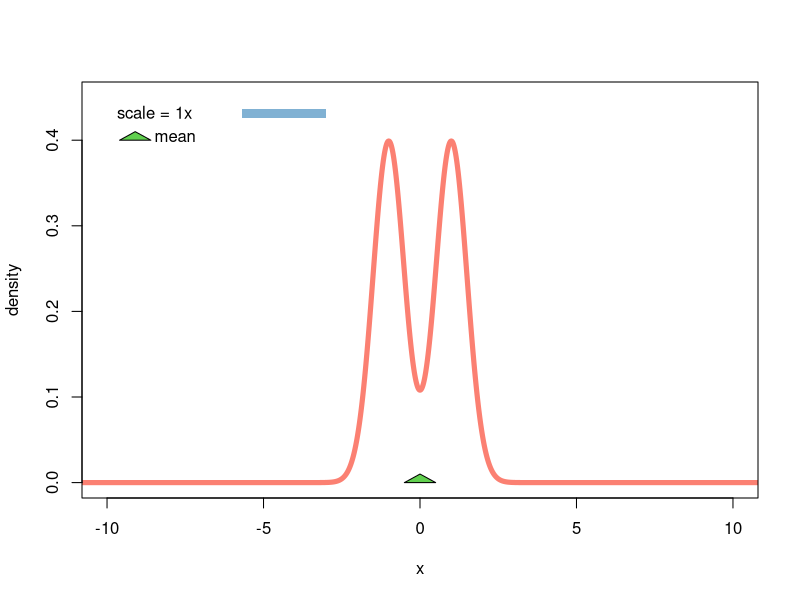
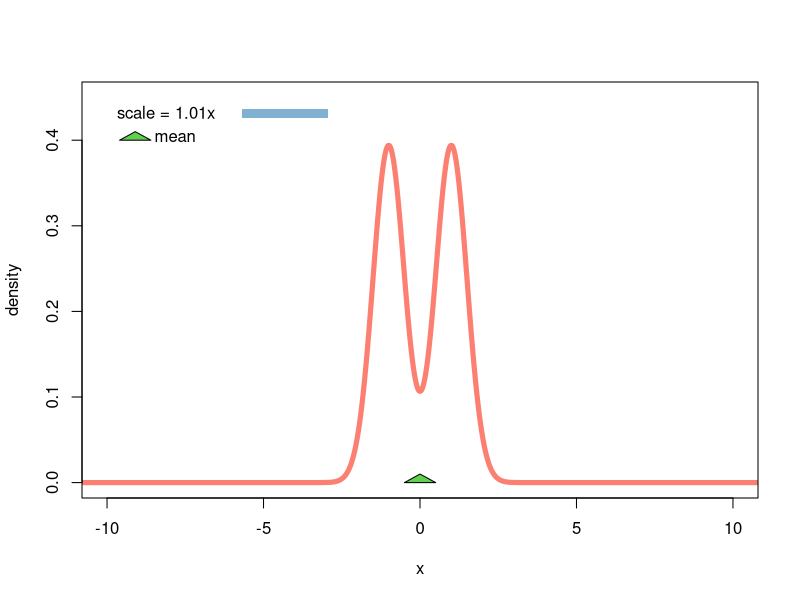
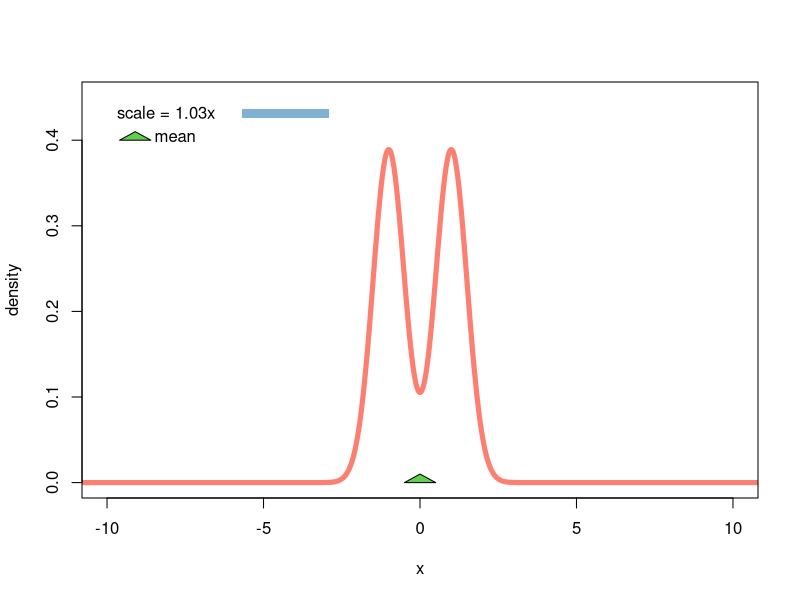
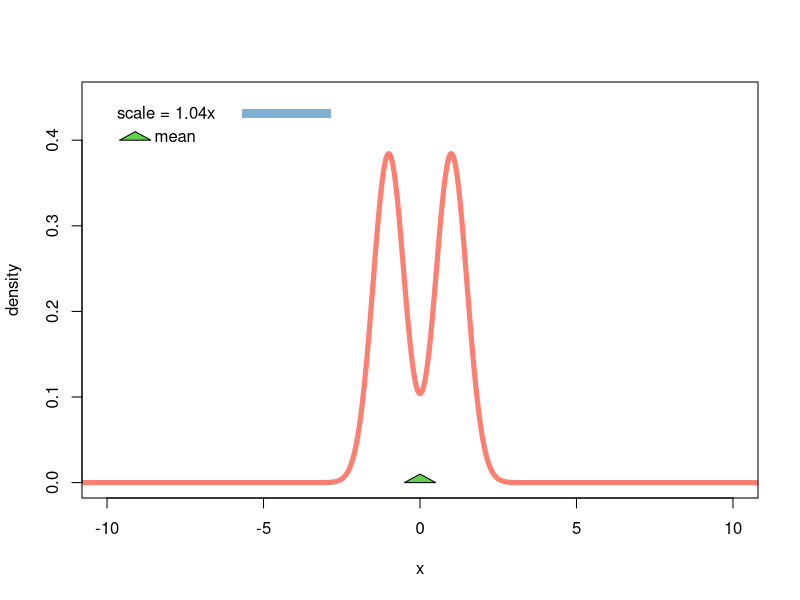
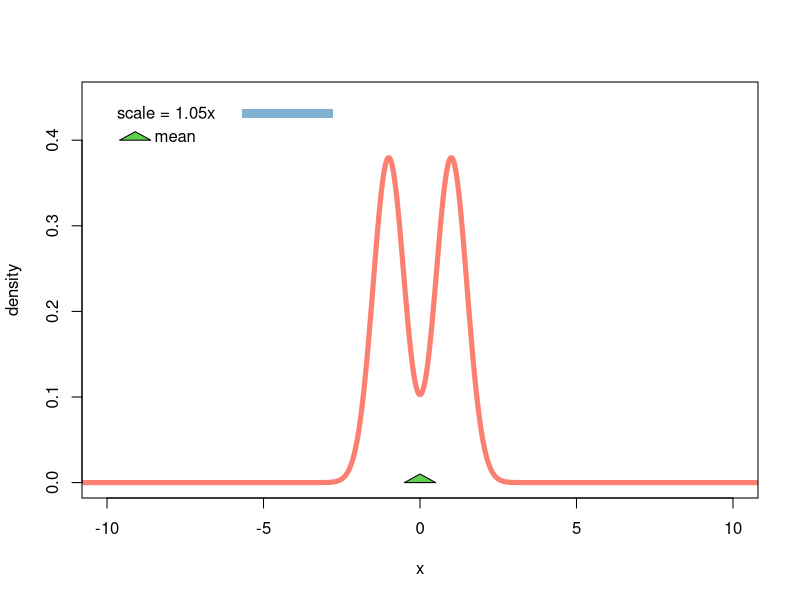
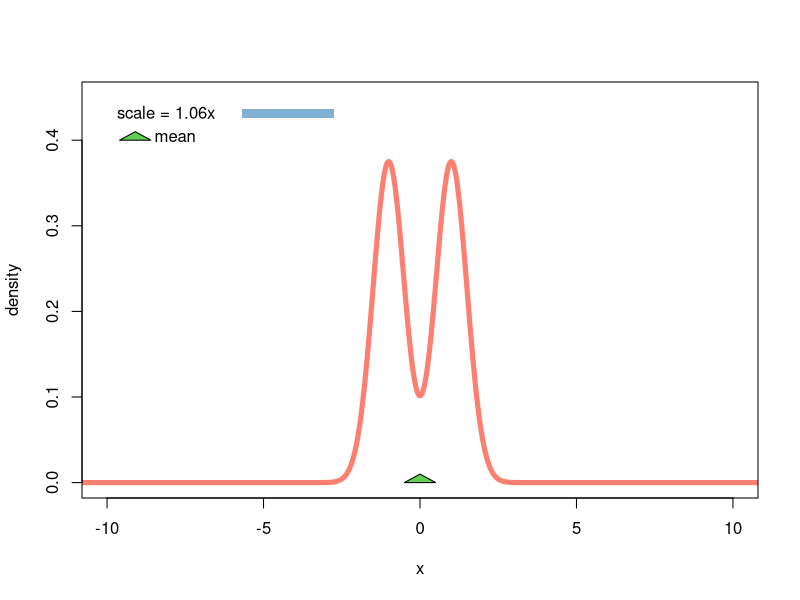
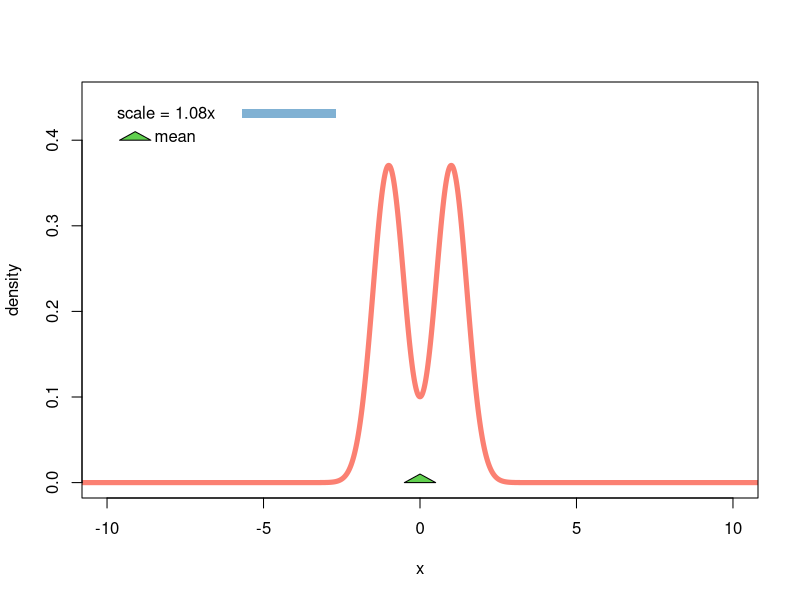
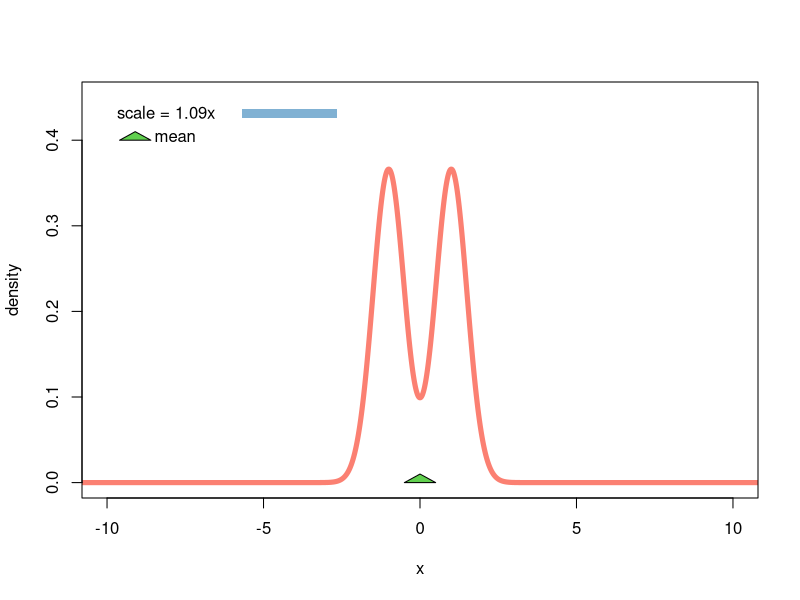

These charts were generated, in order, by the following R code:
require(RColorBrewer);
require(stringr);

#img = image_graph(540, 540, res = 96);
dev.new(width="540px", height="540px", unit="px");

col = brewer.pal(n=12, "Set3");
scale = 1;
count = 0;

for(scale in seq(1, 1.5, length=40)){
	x = seq(-20, 20, length=3000)/scale;
	y = (0.5*dnorm(x, -1, 0.5) + 0.5*dnorm(x, 1, 0.5)) / scale;
	mean = sum(x * y * diff(x[1:2]));
	plot(x, y, type="l", col=col[4], lwd=5, xlab="x", ylab="density", xlim=c(-10, 10), ylim=c(0, 0.45));

	polygon(
		c(mean-0.5, mean, mean+0.5),
		c(0, 0.01, 0),
		col=3);

	polygon(
		c(mean-0.5, mean, mean+0.5) - 10 + 0.9 - mean,
		c(0, 0.01, 0) + 0.39 + 0.01,
		col=3);
	text(-8.8, 0.393 + 0.01, "mean", pos=4);

	text(-10, 0.43, paste("scale = ", round(scale, digits=2), "x", sep=""), pos=4);
	polygon(
		c(-5.7, -3+4*(scale-1), -3+4*(scale-1), -5.7),
		c(0.44, 0.44, 0.43, 0.43) - 0.0035,
		col=col[5], border=F);

	savePlot(paste("frame", str_replace_all(format(count, width=3), " ", "0"), ".png", sep=""));

	count = count + 1;
	print(count);
}

for(scale in seq(1.5, 0.7, length=80)){
	x = seq(-20, 20, length=3000)/scale;
	y = (0.5*dnorm(x, -1, 0.5) + 0.5*dnorm(x, 1, 0.5)) / scale;
	mean = sum(x * y * diff(x[1:2]));
	plot(x, y, type="l", col=col[4], lwd=5, xlab="x", ylab="density", xlim=c(-10, 10), ylim=c(0, 0.45));

	polygon(
		c(mean-0.5, mean, mean+0.5),
		c(0, 0.01, 0),
		col=3);

	polygon(
		c(mean-0.5, mean, mean+0.5) - 10 + 0.9 - mean,
		c(0, 0.01, 0) + 0.39 + 0.01,
		col=3);
	text(-8.8, 0.393 + 0.01, "mean", pos=4);

	text(-10, 0.43, paste("scale = ", round(scale, digits=2), "x", sep=""), pos=4);
	polygon(
		c(-5.7, -3+4*(scale-1), -3+4*(scale-1), -5.7),
		c(0.44, 0.44, 0.43, 0.43) - 0.0035,
		col=col[5], border=F);

	savePlot(paste("frame", str_replace_all(format(count, width=3), " ", "0"), ".png", sep=""));

	count = count + 1;
	print(count);
}

#dev.off();
#animation <- image_animate(img, fps = 100, optimize = FALSE);
#image_write_gif(animation, "out.gif");
